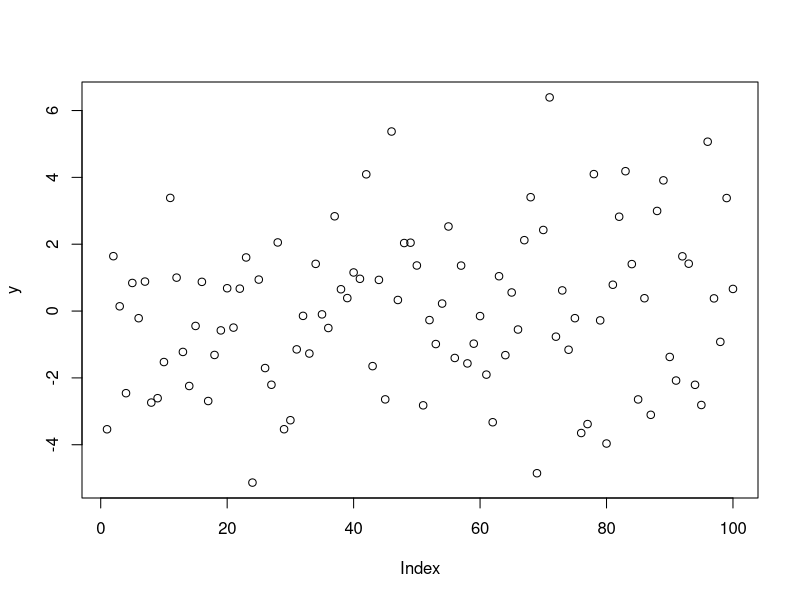
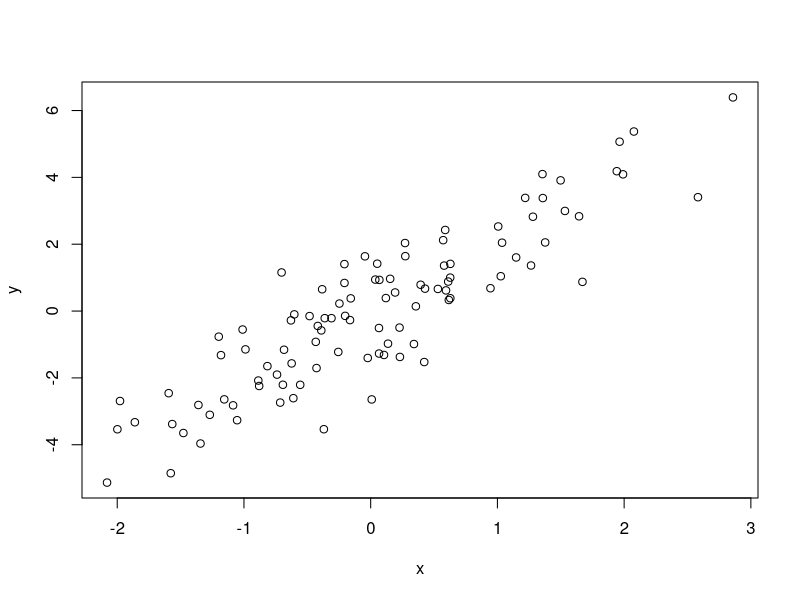
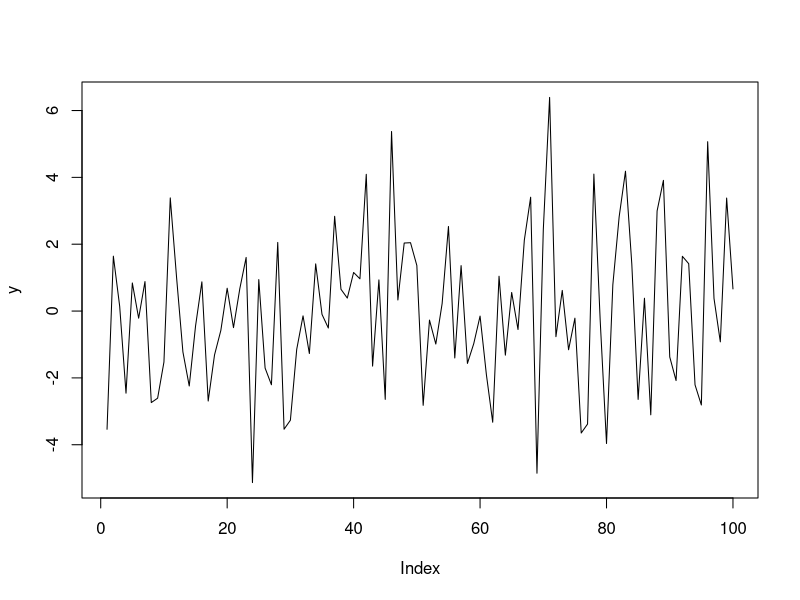

Generate these figures, in order, with R:
## ---- chunk 1
x <- rnorm(100) #Gerando alguns números de uma normal
y <- 2*x+rnorm(100) #y é uma função de x com algum erro adicionado
plot(y)
plot(x,y)
## ---- chunk 2
plot(y,type="l")
